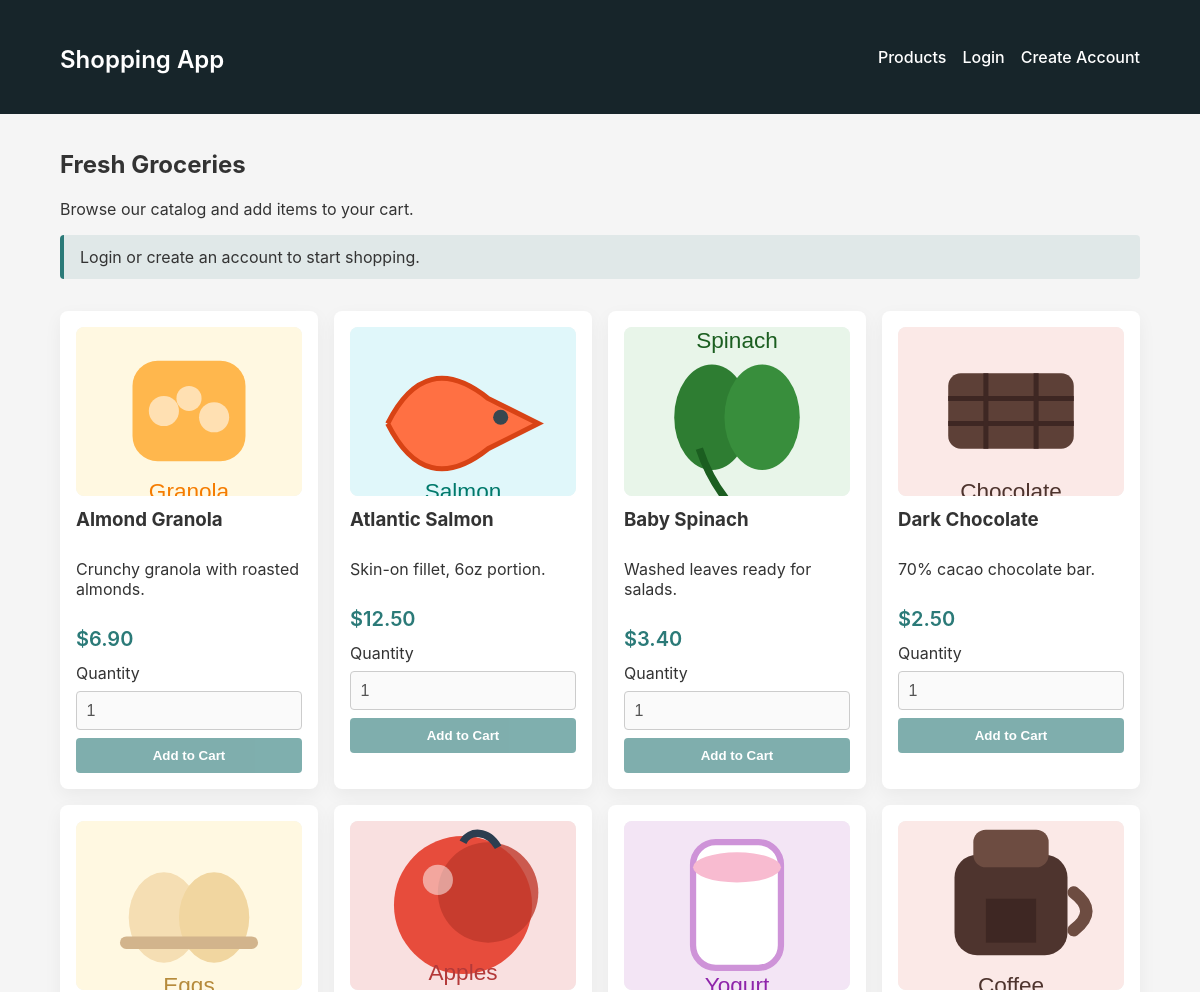
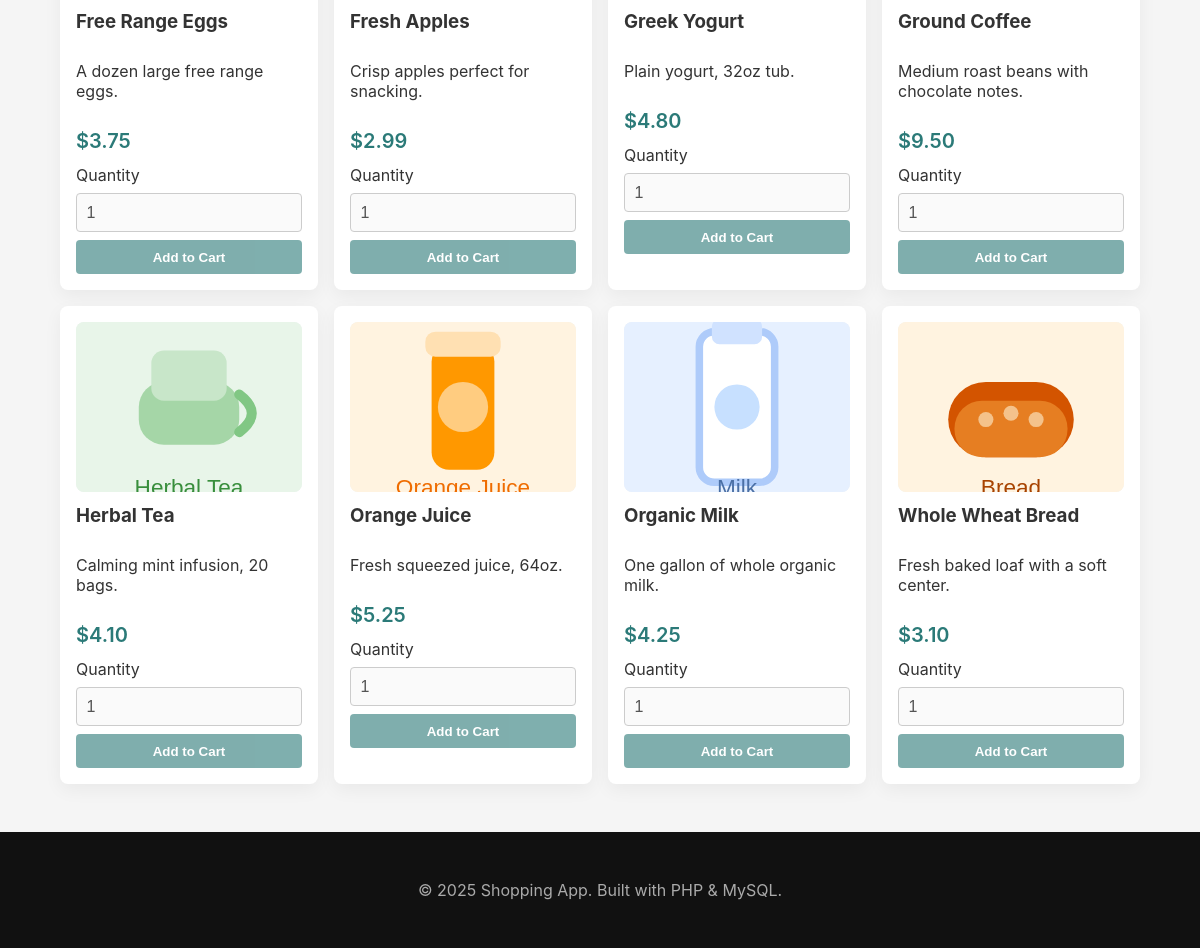
The page / on the database its author committed (2 pictures, top to bottom).
### tables this page shows
CREATE TABLE products (
    id INT AUTO_INCREMENT PRIMARY KEY,
    name VARCHAR(150) NOT NULL,
    description TEXT,
    price DECIMAL(10,2) NOT NULL,
    image VARCHAR(255),
    created_at TIMESTAMP DEFAULT CURRENT_TIMESTAMP
);

### config.php (called while the page is built, shortened)
<?php
function is_logged_in(): bool {
    return isset($_SESSION['user_id']);
}
function current_user(): ?array {
    return $_SESSION['user'] ?? null;
}
?>

### index.php (the view, shortened to what this page needs)
<?php
require_once __DIR__ . '/config.php';
$pdo = db();
$stmt = $pdo->query('SELECT id, name, description, price, image FROM products ORDER BY name');
$products = $stmt->fetchAll();
include __DIR__ . '/includes/header.php';
?>
<section>
    <h2>Fresh Groceries</h2>
    <p>Browse our catalog and add items to your cart.</p>
    <?php if (!is_logged_in()): ?>
        <p class="auth-note">Login or create an account to start shopping.</p>
    <?php endif; ?>
    <?php if (!$products): ?>
        <p>No products have been added yet.</p>
    <?php else: ?>
        <div class="card-grid">
            <?php foreach ($products as $product): ?>
                <?php $image = $product['image'] ?: 'assets/default-product.svg'; ?>
                <article class="card">
                    <div class="product-thumb">
                        <img src="<?= htmlspecialchars($image); ?>" alt="<?= htmlspecialchars($product['name']); ?> image">
                    </div>
                    <h3><?= htmlspecialchars($product['name']); ?></h3>
                    <p><?= htmlspecialchars($product['description']); ?></p>
                    <div class="price">$<?= number_format((float) $product['price'], 2); ?></div>
                    <form action="cart.php?action=add" method="post">
                        <label for="qty-<?= (int) $product['id']; ?>">Quantity</label>
                        <input type="number" id="qty-<?= (int) $product['id']; ?>" name="quantity" min="1" value="1" <?php if (!is_logged_in()) echo 'disabled'; ?>>
                        <button type="submit" class="btn btn-primary" <?php if (!is_logged_in()) echo 'disabled'; ?>>Add to Cart</button>
                    </form>
                </article>
            <?php endforeach; ?>
        </div>
    <?php endif; ?>
</section>
<?php include __DIR__ . '/includes/footer.php'; ?>

### includes/header.php (shortened to what this page needs)
<?php
$user = current_user();
?>
<!DOCTYPE html>
<html lang="en">
<head>
    <link rel="stylesheet" href="css/style.css">
</head>
<body>
    <header class="site-header">
        <div class="container header-inner">
            <h1 class="logo"><a href="index.php">Shopping App</a></h1>
            <nav>
                <ul class="nav-list">
                    <li><a href="index.php" class="nav-link">Products</a></li>
                    <?php if ($user): ?>
                        <li><a href="cart.php" class="nav-link">My Cart</a></li>
                        <li class="nav-user">Hi, <?= htmlspecialchars($user['name']); ?></li>
                        <li><a href="logout.php" class="nav-link">Logout</a></li>
                    <?php else: ?>
                        <li><a href="login.php" class="nav-link">Login</a></li>
                        <li><a href="register.php" class="nav-link">Create Account</a></li>
                    <?php endif; ?>
                </ul>
            </nav>
        </div>
    </header>
    <main class="container">

### includes/footer.php (shortened to what this page needs)
    </main>
    <footer class="site-footer">
        <div class="container">
            <p>&copy; <?= date('Y'); ?> Shopping App. Built with PHP &amp; MySQL.</p>
        </div>
    </footer>
</body>
</html>

### css/style.css (style rules this page uses)
:root { font-family: 'Inter', system-ui, -apple-system, BlinkMacSystemFont, 'Segoe UI', sans-serif; --primary: #2b7a78; --accent: #17252a; --light: #f7f7f7; --danger: #c0392b; --success: #2ecc71; }
* { box-sizing: border-box; }
body { margin: 0; background: #f5f5f5; color: #333; }
a { color: var(--primary); text-decoration: none; }
.container { width: min(1100px, 90%); margin: 0 auto; padding: 1rem 0; }
.site-header { background: var(--accent); color: #fff; }
.header-inner { display: flex; align-items: center; justify-content: space-between; padding: 1rem 0; }
.logo a { color: #fff; font-size: 1.5rem; font-weight: 600; }
.nav-list { list-style: none; display: flex; gap: 1rem; margin: 0; padding: 0; align-items: center; }
.nav-link { color: #fff; font-weight: 500; }
.card-grid { display: grid; grid-template-columns: repeat(auto-fit, minmax(240px, 1fr)); gap: 1rem; margin: 2rem 0; }
.card { background: #fff; padding: 1rem; border-radius: 8px; box-shadow: 0 6px 18px rgba(0, 0, 0, 0.05); display: flex; flex-direction: column; gap: 0.75rem; }
.product-thumb { width: 100%; aspect-ratio: 4 / 3; border-radius: 8px; overflow: hidden; background: #f0f3f4; display: flex; align-items: center; justify-content: center; }
.product-thumb img { width: 100%; height: 100%; object-fit: cover; }
.card h3 { margin: 0; }
.price { font-size: 1.25rem; font-weight: 600; color: var(--primary); }
.btn { border: none; padding: 0.6rem 1rem; border-radius: 4px; font-weight: 600; cursor: pointer; transition: transform 0.15s ease; }
.btn-primary { background: var(--primary); color: #fff; }
.btn:disabled { opacity: 0.6; cursor: not-allowed; }
form { display: flex; flex-direction: column; gap: 0.5rem; }
input, select { padding: 0.6rem; border: 1px solid #ccc; border-radius: 4px; font-size: 1rem; }
.auth-note { background: rgba(43, 122, 120, 0.1); border-left: 4px solid var(--primary); padding: 0.75rem 1rem; border-radius: 4px; }
.site-footer { background: #111; color: #aaa; padding: 1rem 0; text-align: center; }

### rows shown on the page
products: image (picture), name "Almond Granola", description "Crunchy granola with roasted almonds.", price "6.90"
products: image (picture), name "Atlantic Salmon", description "Skin-on fillet, 6oz portion.", price "12.50"
products: image (picture), name "Baby Spinach", description "Washed leaves ready for salads.", price "3.40"
products: image (picture), name "Dark Chocolate", description "70% cacao chocolate bar.", price "2.50"
products: image (picture), name "Free Range Eggs", description "A dozen large free range eggs.", price "3.75"
products: image (picture), name "Fresh Apples", description "Crisp apples perfect for snacking.", price "2.99", quantity "1"
products: image (picture), name "Greek Yogurt", description "Plain yogurt, 32oz tub.", price "4.80"
products: image (picture), name "Ground Coffee", description "Medium roast beans with chocolate notes.", price "9.50"
products: image (picture), name "Herbal Tea", description "Calming mint infusion, 20 bags.", price "4.10"
products: image (picture), name "Orange Juice", description "Fresh squeezed juice, 64oz.", price "5.25"
products: image (picture), name "Organic Milk", description "One gallon of whole organic milk.", price "4.25"
products: image (picture), name "Whole Wheat Bread", description "Fresh baked loaf with a soft center.", price "3.10"
